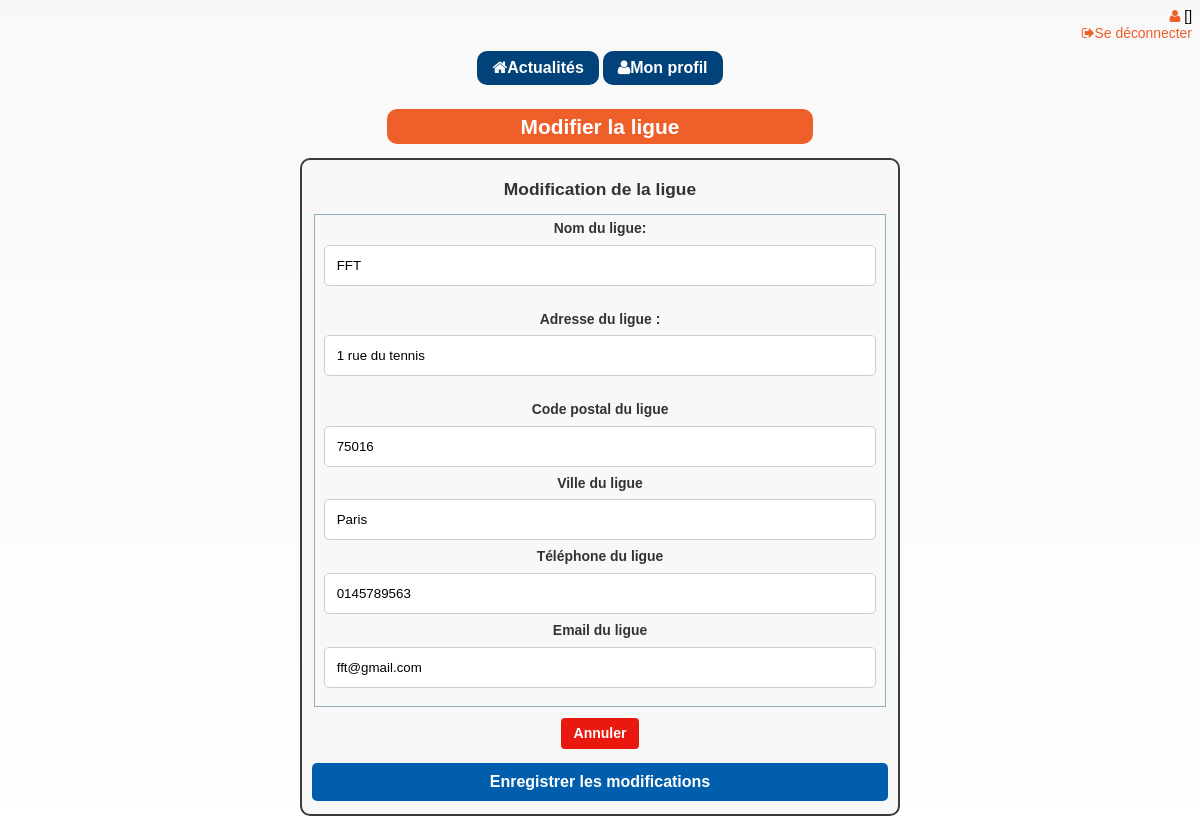
Screenshot of /club2021/ligue/form_modif_ligue.php?numID=2 (signed in) with the database file from the repository.
### tables this page shows
CREATE TABLE Ligues(
        ligue_id      Int  Auto_increment  NOT NULL ,
        ligue_nom     Varchar (70) NOT NULL ,
        ligue_email   Varchar (60) NOT NULL ,
        ligue_tel     Text NOT NULL ,
        ligue_cp      Varchar (5) NOT NULL ,
        ligue_ville   Varchar (100) NOT NULL ,
        ligue_adresse Varchar (100) NOT NULL
	,CONSTRAINT Ligues_PK PRIMARY KEY (ligue_id)
);

### club2021/ligue/form_modif_ligue.php (the view, shortened to what this page needs)
<?php
require('../inc/header.php');
$req = $pdo->prepare('SELECT  * FROM ligues WHERE ligue_id=:num');
$req->bindValue(':num', $_GET['numID'], PDO::PARAM_INT);
$req->execute();
$contact = $req->fetch(PDO::FETCH_ASSOC);
?>
<body>
    <div class="txt-center">
        <h1 class="h1">Modifier la ligue</h1>
        <form class="form form--m center" method="post" action="">
            <h2><strong>Modification de la ligue</h2>
            <fieldset>
                <div>
                    <label class="size-s" for="ligue_nom">Nom du ligue:</label>
                    <input id="ligue_nom" name="ligue_nom" type="text" value="<?= $contact['ligue_nom']; ?>" placeholder="Nom du ligue" required>
                </div>
                <br>
                <div>
                    <label class="size-s" for="ligue_adresse">Adresse du ligue :</label>
                    <input id="ligue_adresse" name="ligue_adresse" type="text" placeholder="Adresse du ligue" value="<?= $contact['ligue_adresse']; ?>" required>
                </div>
                <br>
                <div>
                    <label class="size-s" for="ligue_cp">Code postal du ligue</label>
                    <input id="ligue_cp" name="ligue_cp" type="text" placeholder="Code postal du ligue" value="<?= $contact['ligue_cp']; ?>" required>
                </div>
                <div>
                    <label class="size-s" for="ligue_ville">Ville du ligue</label>
                    <input id="ligue_ville" name="ligue_ville" type="text" placeholder="Ville du ligue" value="<?= $contact['ligue_ville']; ?>" required>
                </div>
                <div>
                    <label class="size-s" for="ligue_tel">Téléphone du ligue</label>
                    <input id="ligue_tel" name="ligue_tel" type="text" placeholder="Téléphone du ligue" value="<?= $contact['ligue_tel']; ?>" required>
                </div>
                <div>
                    <label class="size-s" for="ligue_email">Email du ligue</label>
                    <input id="ligue_email" name="ligue_email" type="text" placeholder="Email du ligue" value="<?= $contact['ligue_email']; ?>" required>
                </div>
            </fieldset>
            <div class="txt-center">
                <a class="btn--cancel" href="ligue.php">Annuler</a>
                <input class="btn--default" type="submit" value="Enregistrer les modifications" id="update_ligue" name="update_ligue" />
            </div>
        </form>
    </div>
</body>
</html>

### club2021/css/style.css (style rules this page uses)
html { box-sizing: border-box; }
*, *:before, *:after { box-sizing: inherit; }
html { font-size: 80%; font-size: calc(1em * 0.725); }
body { background:linear-gradient(#f8f8f8, white); background-position: center top; background-attachment: fixed; background-size: cover; font-family: Arial, Helvetica, sans-serif; background-color: #cfcfcf; line-height: 1.2; font-size: 12px; font-size: 1.2rem; }
h1, .h1 { font-size: 1.8rem; font-weight:bold ; }
h2, .h2 { font-size: 1.5rem; }
.h1 { background-color: #ee5f2a; color:#ffffff; text-align: center; border-radius: 10px; padding: 5px; margin-left: auto; margin-right: auto; width: 36% }
a { color: #ee5f2a; cursor: pointer;text-decoration: none; }
.center { margin: 0 auto; }
form,fieldset { padding: 2rem; }
label { display: inline-block; cursor: pointer; }
fieldset { border: 1px solid #8aaeb6; margin: 5px 2px; padding: 0.35em 0.625em 0.75em; }
form { background-color: #f8f8f8; width: auto; min-width: 300px; padding: 5px 10px; border-radius: 10px; border: 2px solid #3a3a3a; color: #333333; }
.form--m { width: 600px !important; }
.btn, .btn--default, .btn--cancel, .btn--delete, .btn--dark, .btn--light, .btn--nav, .btn--custom { display:inline-block; border-radius: 4px; border: 1px solid transparent; padding: 6px 12px; margin: 6px 0; white-space: nowrap; vertical-align: middle; text-align: center; font-size: 14px; font-weight: bold; -webkit-transition: all .3s; -moz-transition: all .3s; -ms-transition: all .3s; transition: all .3s; }
.btn--cancel { background-color: #E9190F; color: rgb(255, 255, 255); }
.btn--default { background-color: #f39842; color: #fff; font-size:16px; }
input[type=text] { width:100%; padding: 12px ; margin:8px 0; display: inline-block; border: 1px solid #ccc; box-sizing: border-box; border-radius: 5px; }
input[type=submit] { background-color:#005eac; color:white; padding: 10px ; margin:8px 0; border:none; cursor:pointer; width:100%; border-radius: 5px; font-size: 16px; }
.txt-center { text-align: center; }

### rows the page displays
ligues: ligue_nom "FFT", ligue_adresse "1 rue du tennis", ligue_cp "75016", ligue_ville "Paris", ligue_tel "0145789563", ligue_email "fft@gmail.com"

### other values shown
$message "[]"
